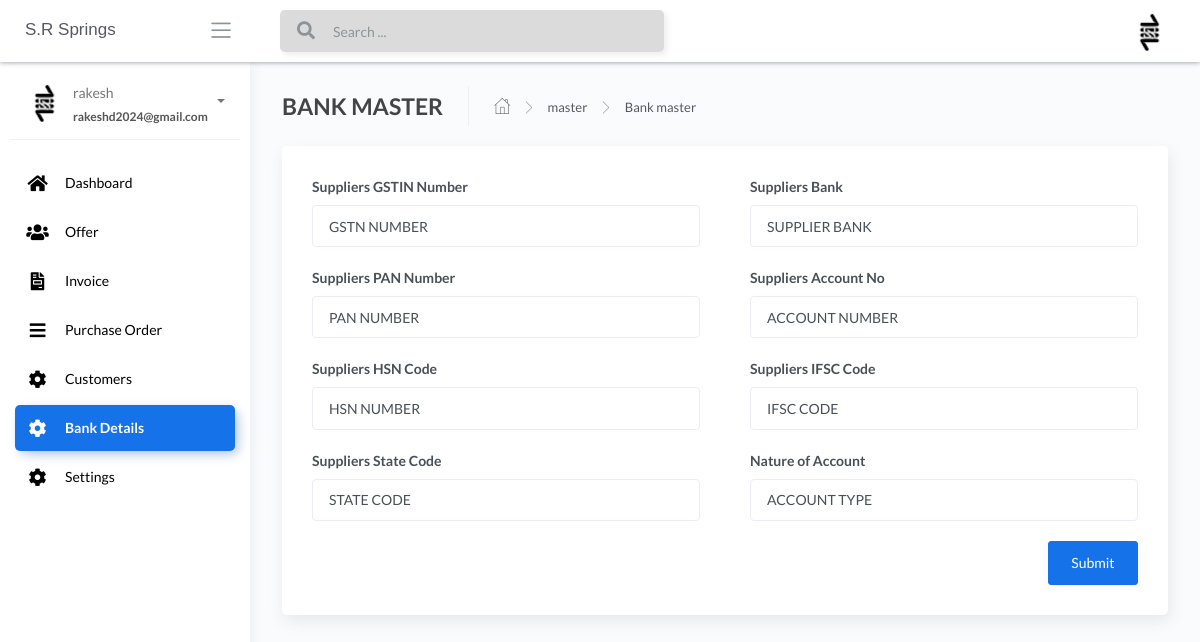
/Bank-details (signed in), run on the app's committed database.
### apps/authentication/models.py (models this page shows, shortened)
class Users(db.Model, UserMixin):
    __tablename__ = 'Users'
    id = db.Column(db.Integer, primary_key=True)
    username = db.Column(db.String(64), unique=True)
    email = db.Column(db.String(64), unique=True)
    password = db.Column(db.LargeBinary)

### apps/home/models.py (models this page shows, shortened)
class BankDetails(db.Model):
    __tablename__ = "BankDetails"
    id = db.Column(db.Integer, primary_key=True)
    supplier_name = db.Column(db.String())
    supplier_role = db.Column(db.String())
    supplier_contact_no = db.Column(db.String())
    suppliers_gstin_number = db.Column(db.String())
    suppliers_pan_number = db.Column(db.String())
    suppliers_hsn_code = db.Column(db.String())
    suppliers_state_code = db.Column(db.String())
    suppliers_bank = db.Column(db.String())
    suppliers_account_no = db.Column(db.String())
    suppliers_ifsc_code = db.Column(db.String())
    nature_of_account = db.Column(db.String())

### apps/home/routes.py (the view, shortened to what this page needs)
@blueprint.route('/Bank-details', methods=['GET', 'POST'])
@login_required
def Bank_master():
    if request.method == 'GET':
        bank_detail = BankDetails.query.filter_by(id=1).first()
        return render_template('home/Bank-master.html',segment='Bank-details',bank_detail=bank_detail)

### apps/__init__.py (called while the page is built)
def configure_database(app):
    @app.before_first_request
    def initialize_database():
        db.create_all()
    @app.teardown_request
    def shutdown_session(exception=None):
        db.session.remove()

### apps/authentication/models.py (called while the page is built)
@login_manager.user_loader
def user_loader(id):
    return Users.query.filter_by(id=id).first()

### apps/templates/home/Bank-master.html (shortened to what this page needs)
{% extends "layouts/base.html" %}
{% block content %}
<div class="content">
    <div class="page-inner">
        <form action='' method="POST">
            <div class="page-header">
                <h4 class="page-title">BANK MASTER</h4>
                <ul class="breadcrumbs">
                    <li class="nav-home">
                        <a href="/">
                            <i class="flaticon-home"></i>
                        </a>
                    </li>
                    <li class="separator">
                        <i class="flaticon-right-arrow"></i>
                    </li>
                    <li class="nav-item">
                        <a href="/offer-addoffer">master</a>
                    </li>
                    <li class="separator">
                        <i class="flaticon-right-arrow"></i>
                    </li>
                    <li class="nav-item">
                        <a href="/offer-offerlist">Bank master</a>
                    </li>
                </ul>
            </div>
            <div class="card">
                <div class="card-body">
                    <div class="row">
                        <div class="col-md-6">
                            <div class="form-group">
                                <label for="suppliers_gstin_number">Suppliers GSTIN Number</label>
                                <input type="text" id="suppliers_gstin_number" name="suppliers_gstin_number" class="form-control"
                                    value="{{ bank_detail.suppliers_gstin_number }}">
                            </div>
                            <div class="form-group">
                                <label for="suppliers_pan_number">Suppliers PAN Number</label>
                                <input type="text" id="suppliers_pan_number" name="suppliers_pan_number" class="form-control"
                                    value="{{ bank_detail.suppliers_pan_number }}">
                            </div>
                            <div class="form-group">
                                <label for="suppliers_hsn_code">Suppliers HSN Code</label>
                                <input type="text" id="suppliers_hsn_code" name="suppliers_hsn_code" class="form-control"
                                    value="{{ bank_detail.suppliers_hsn_code }}">
                            </div>
                            <div class="form-group">
                                <label for="suppliers_state_code">Suppliers State Code</label>
                                <input type="text" id="suppliers_state_code" name="suppliers_state_code" class="form-control"
                                    value="{{ bank_detail.suppliers_state_code }}">
                            </div>
                        </div>
                        <div class="col-md-6">
                            <div class="form-group">
                                <label for="suppliers_bank">Suppliers Bank</label>
                                <input type="text" id="suppliers_bank" name="suppliers_bank" class="form-control"
                                    value="{{ bank_detail.suppliers_bank }}">
                            </div>
                            <div class="form-group">
                                <label for="suppliers_account_no">Suppliers Account No</label>
                                <input type="text" id="suppliers_account_no" name="suppliers_account_no" class="form-control"
                                    value="{{ bank_detail.suppliers_account_no }}">
                            </div>
                            <div class="form-group">
                                <label for="suppliers_ifsc_code">Suppliers IFSC Code</label>
                                <input type="text" id="suppliers_ifsc_code" name="suppliers_ifsc_code" class="form-control"
                                    value="{{ bank_detail.suppliers_ifsc_code }}">
                            </div>
                            <div class="form-group">
                                <label for="nature_of_account">Nature of Account</label>
                                <input type="text" id="nature_of_account" name="nature_of_account" class="form-control"
                                    value="{{ bank_detail.nature_of_account }}">
                            </div>
                        </div>
                    </div>
                    <div class="form-group">
                        <div class="text-right">
                            <button type="submit" class="btn btn-primary">Submit</button>
                        </div>
                    </div>
                </div>
            </div>
        </form>
    </div>
</div>
{% endblock content %}

### apps/templates/layouts/base.html (shortened to what this page needs)
<!DOCTYPE html>
<html lang="en">
<head>
	<link rel="stylesheet" href="/static/assets/css/bootstrap.min.css">
	<link rel="stylesheet" href="/static/assets/css/atlantis.min.css">
</head>
<body data-background-color="white">
	<div class="wrapper">
        {% include 'includes/navigation.html' %}
        {% include 'includes/sidebar.html' %}
		<div class="main-panel">
			{% block content %}{% endblock content %}
		</div>
	</div>
</body>
</html>

### apps/templates/includes/navigation.html (shortened to what this page needs)
<div class="main-header">
  <div class="logo-header" data-background-color="white">
    <a href="" class="logo">
      <h style="font-family: Arial">S.R Springs</h>
    </a>
    <div class="nav-toggle">
      <button class="btn btn-toggle toggle-sidebar">
        <i class="icon-menu"></i>
      </button>
    </div>
  </div>
  <nav class="navbar navbar-header navbar-expand-lg" data-background-color="white">
    {% if current_user.is_authenticated %}
    <div class="container-fluid">
      <div class="collapse" id="search-nav">
        <form class="navbar-left navbar-form nav-search mr-md-3">
          <div class="input-group">
            <div class="input-group-prepend">
              <button type="submit" class="btn btn-search pr-1">
                <i class="fa fa-search search-icon"></i>
              </button>
            </div>
            <input type="text" placeholder="Search ..." class="form-control" />
          </div>
        </form>
      </div>
      <ul class="navbar-nav topbar-nav ml-md-auto align-items-center">
        <li class="nav-item dropdown hidden-caret">
          <a class="dropdown-toggle profile-pic" data-toggle="dropdown" href="#" aria-expanded="false">
            <div class="avatar-sm">
              <img src="/static/assets/img/sr_springs.jpg" alt="..." class="avatar-img rounded-circle" />
            </div>
          </a>
        </li>
      </ul>
    </div>
    {% endif %}
  </nav>
</div>

### apps/templates/includes/sidebar.html (shortened to what this page needs)
<div class="sidebar sidebar-style-2" data-background-color="white">
	<div class="sidebar-wrapper scrollbar scrollbar-inner">
		<div class="sidebar-content">
			{% if current_user.is_authenticated %}
			<div class="user">
				<div class="avatar-sm float-left mr-2">
					<img src="/static/assets/img/sr_springs.jpg" alt="..." class="avatar-img rounded-circle">
				</div>
				<div class="info">
					<a data-toggle="collapse" href="#collapseExample" aria-expanded="true">
						<span>
							{{ current_user.username }}
							<span class="user-level">
								{{ current_user.email }}
							</span>
							<span class="caret"></span>
						</span>
					</a>
				</div>
			</div>
			<ul class="nav nav-primary">
				<li class="nav-item {% if 'dashboard' in segment %} active {% endif %}">
					<a href="/dashboard">
						<i style="color:black;" class="fas fa-home"></i>
						<p style="color:black;">Dashboard</p>
					</a>
				</li>
				<li class="nav-item {% if 'offer-' in segment %} active {% endif %}">
					<a href="/offer-offerlist">
						<i style="color:black;" class="fas fa-users"></i>
						<p style="color:black;">Offer</p>
					</a>
				</li>
				<li class="nav-item {% if 'invoice' in segment %} active {% endif %}">
					<a href="/invoice-invoiceslist">
						<i style="color:black;" class="fas fa-file-invoice"></i>
						<p style="color:black;">Invoice</p>
					</a>
				</li>
				<li class="nav-item {% if 'purchaseorder' in segment %} active {% endif %}">
					<a href="/PO-POlist">
						<i style="color:black;" class="fas fa-bars"></i>
						<p style="color:black;">Purchase Order</p>
					</a>
				</li>
				<li class="nav-item {% if 'masters' in segment %} active {% endif %}">
					<a href="/Customer-masters">
						<i style="color:black;" class="fas fa-cog"></i>
						<p style="color:black;">Customers</p>
					</a>
				</li>
				<li class="nav-item {% if 'details' in segment %} active {% endif %}">
					<a href="/Bank-details">
						<i style="color:black;" class="fas fa-cog"></i>
						<p style="color:black;">Bank Details</p>
					</a>
				</li>
				<li class="nav-item {% if 'settings' in segment %} active {% endif %}">
					<a href="/User-settings">
						<i style="color:black;" class="fas fa-cog"></i>
						<p style="color:black;">Settings</p>
					</a>
				</li>
			</ul>
			{% endif %}
		</div>
	</div>
</div>

### data on the page
Users: username "rakesh", email "rakeshd2024@gmail.com"
BankDetails: suppliers_gstin_number "GSTN NUMBER", suppliers_pan_number "PAN NUMBER", suppliers_hsn_code "HSN NUMBER", suppliers_state_code "STATE CODE", suppliers_bank "SUPPLIER BANK", suppliers_account_no "ACCOUNT NUMBER", suppliers_ifsc_code "IFSC CODE", nature_of_account "ACCOUNT TYPE"
